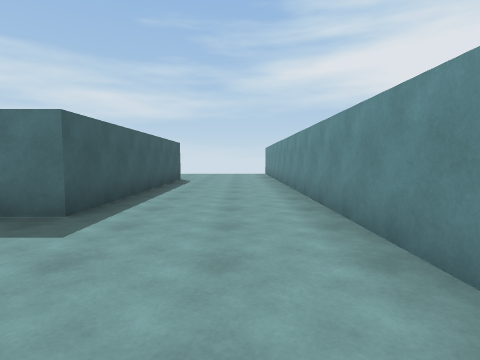
View 1 (above)

24 first-person views from a walk through a 3-D level made in the Unity game engine. The camera is 1.3 m above the floor, tilts 4° down and sees 80° across. The floor is counted in squares, 2 m on a side. Each view is taken from the middle of a square. On the plan, view 1 faces up. The plan holds only what a view shows up to about 9 squares ahead; the rest is blank. The player character is not drawn. Some animated figures are not drawn.

View 2
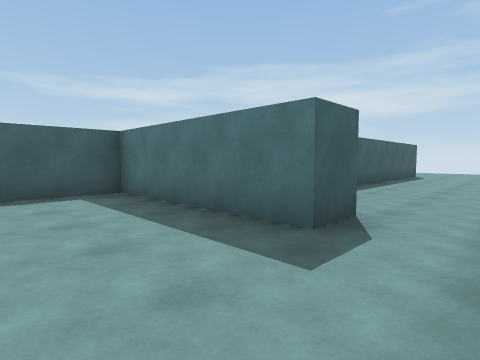

View 3
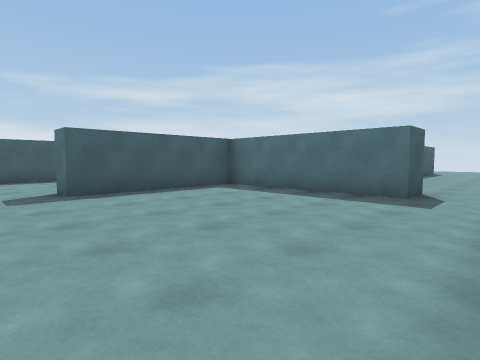

View 4
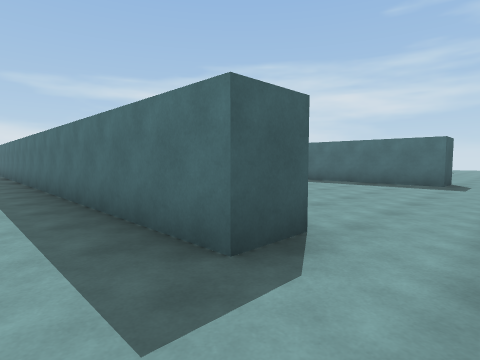

View 5
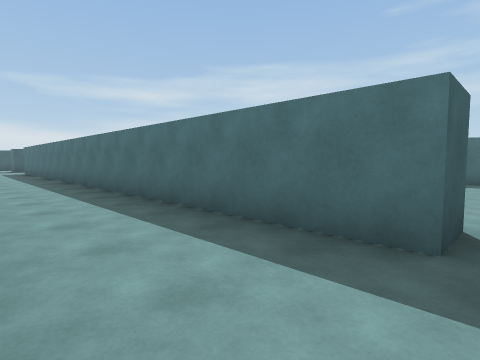

View 6
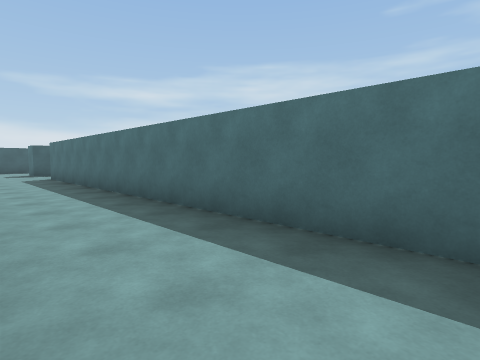

View 7
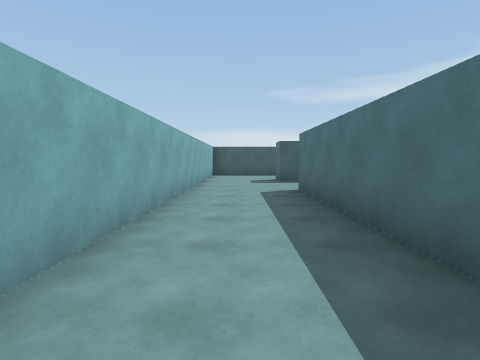

View 8
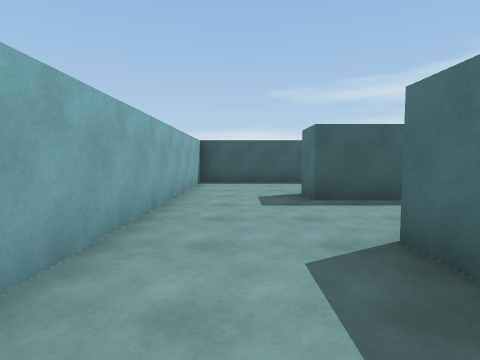

View 9
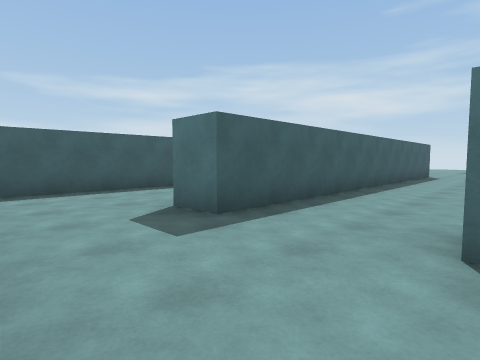

View 10
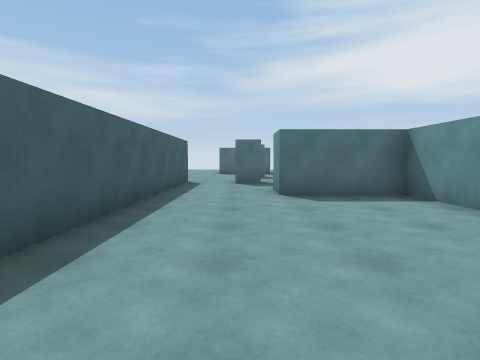

View 11
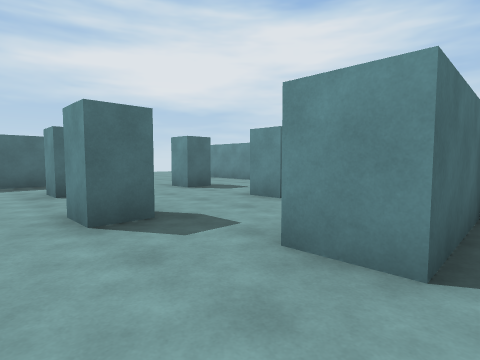

View 12
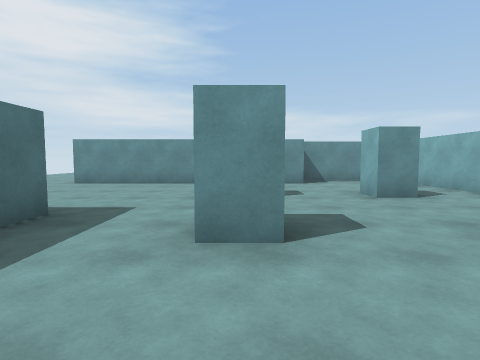

View 13
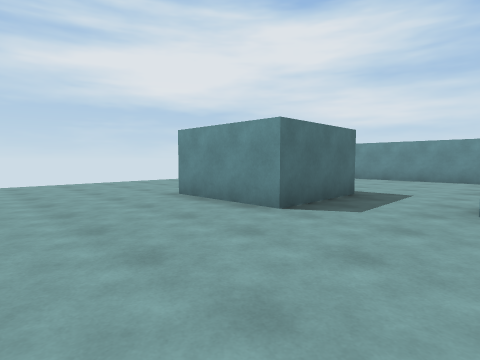

View 14
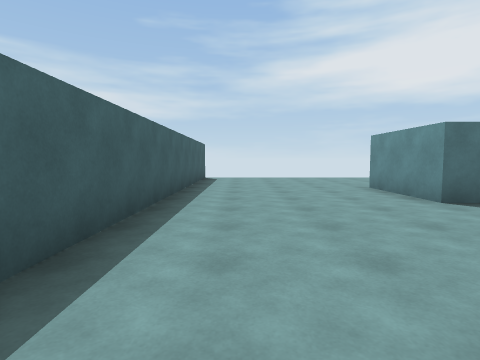

View 15
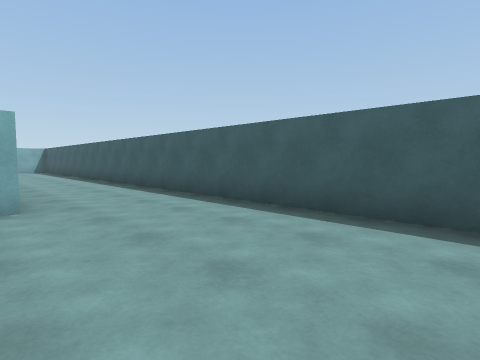

View 16
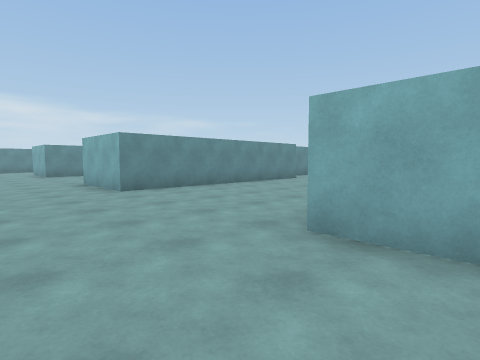

View 17
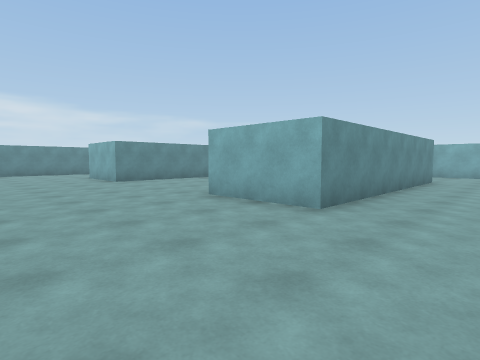

View 18
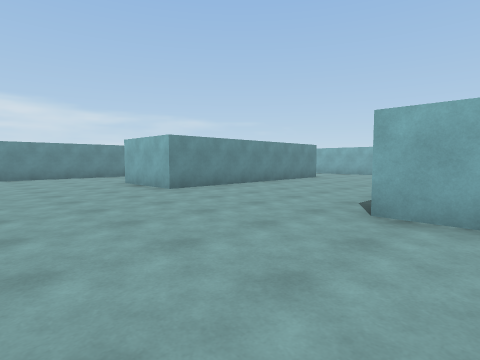

View 19
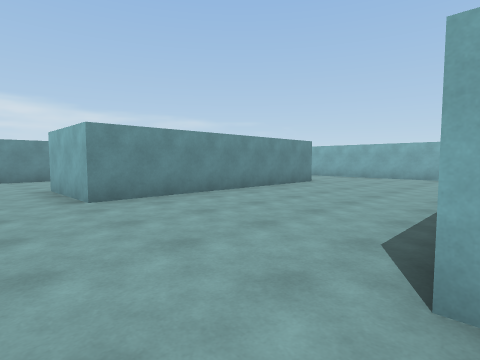

View 20
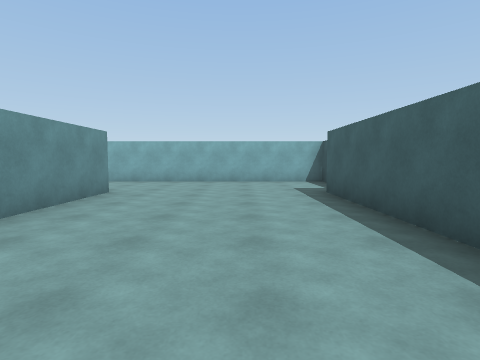

View 21
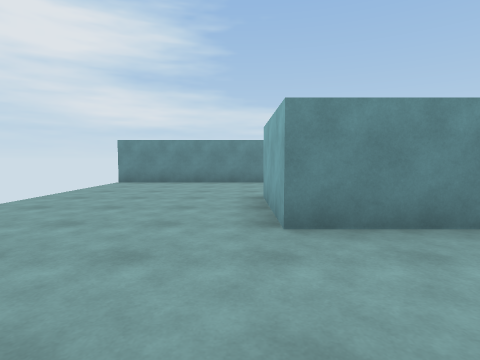

View 22
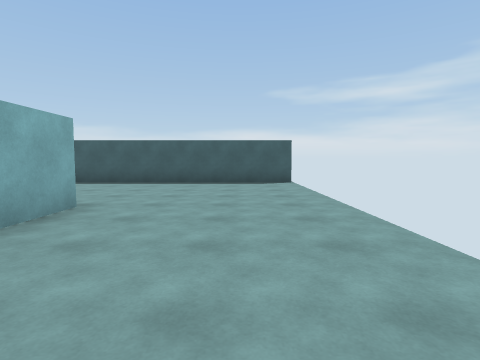

View 23
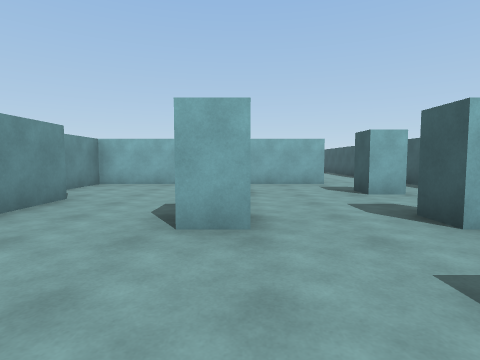

View 24
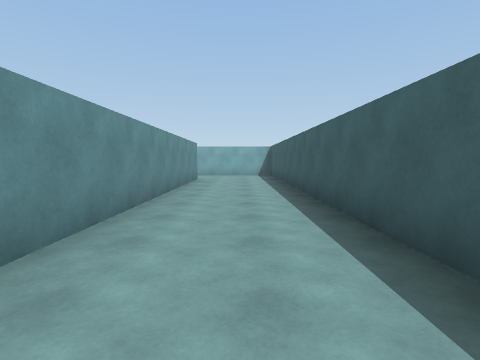

### Floor plan
Points are (right, up) in squares from view 1. A wall is a line through its corners. A room is listed if a view was taken in it or the views show most of it. See-through windows are left out.
Room 1 (views 1, 2, 3)
walls: (-0.4, 0.4) (-0.4, -0.7) (-4.7, -0.7) (-4.7, -4.6); (-0.4, -6.7) (-0.4, -7.7)
ways out: opening at (0.5, -7) to room 2; opening at (0.5, 0) to room 2; opening at (-5, -5.5)
Room 2 (views 4, 5, 6, 7, 8, 9, 12, 13, 14, 15, 16, 17, 18, 19, 20, 21, 22, 23, 24)
walls: (-11.1, 3.1) (-11.1, 9.6) (-8.6, 9.6); (-9.5, 0.8) (-9.5, 0.3) (-3, 0.3); (-8.8, 7) (-8.8, 3.1); (-16.3, 0.3) (-10.2, 0.3) (-10.2, 3.1); (-15.5, 7.3) (-17.9, 7.3) (-17.9, 9.6) (-15.5, 9.6); (-4.3, 3.1) (-4.3, 9.6) (-2, 9.6); (-18.6, 2.6) (-18.6, 0.4); (-2, 9) (-2, 3.2) (-2.7, 3.2); (1.2, 1.4) (1.2, 13.5); (-19.5, -7) (-19.5, 0.4); (-18.6, -7.7) (-19.6, -7.7); (-0.4, -7.7) (-16.4, -7.7); (-22.3, 13.5) (-22.3, -10.1) (-11.2, -10.1)
ways out: opening at (0.5, -7) to room 1; opening at (0.5, 0) to room 1; opening at (-17.5, -7) to room 3; opening at (-17.5, 0) to room 3
objects: other object (-17, 2); other object (-16, 5); other object (-14, 2); other object (-14, 5)
Room 3 (views 10, 11)
walls: (-13.9, -2.4) (-13.9, -0.7) (-16.3, -0.7) (-16.3, 0.3); (-18.6, 0.4) (-18.6, -7.7)
ways out: opening at (-17.5, -7) to room 2; opening at (-17.5, 0) to room 2

Where each view was taken, in squares from view 1:
view 1: 0 up, 0 right, facing up
view 2: 3 down, 1 right, facing up-left
view 3: 6 down, 1 right, facing up-left
view 4: 9 down, 1 right, facing up-left
view 5: 10 down, 0 right, facing up-left
view 6: 10 down, 5 left, facing up-left
view 7: 9 down, 10 left, facing left
view 8: 9 down, 14 left, facing left
view 9: 10 down, 16 left, facing up-left
view 10: 6 down, 17 left, facing up
view 11: 1 down, 18 left, facing up-right
view 12: 5 up, 19 left, facing right
view 13: 5 up, 21 left, facing up-right
view 14: 3 up, 21 left, facing up
view 15: 7 up, 19 left, facing down-left
view 16: 12 up, 17 left, facing down-right
view 17: 13 up, 13 left, facing down-right
view 18: 13 up, 10 left, facing down-right
view 19: 11 up, 9 left, facing down-right
view 20: 9 up, 7 left, facing down
view 21: 10 up, 7 left, facing right
view 22: 12 up, 14 left, facing left
view 23: 8 up, 14 left, facing down
view 24: 2 up, 21 left, facing down
